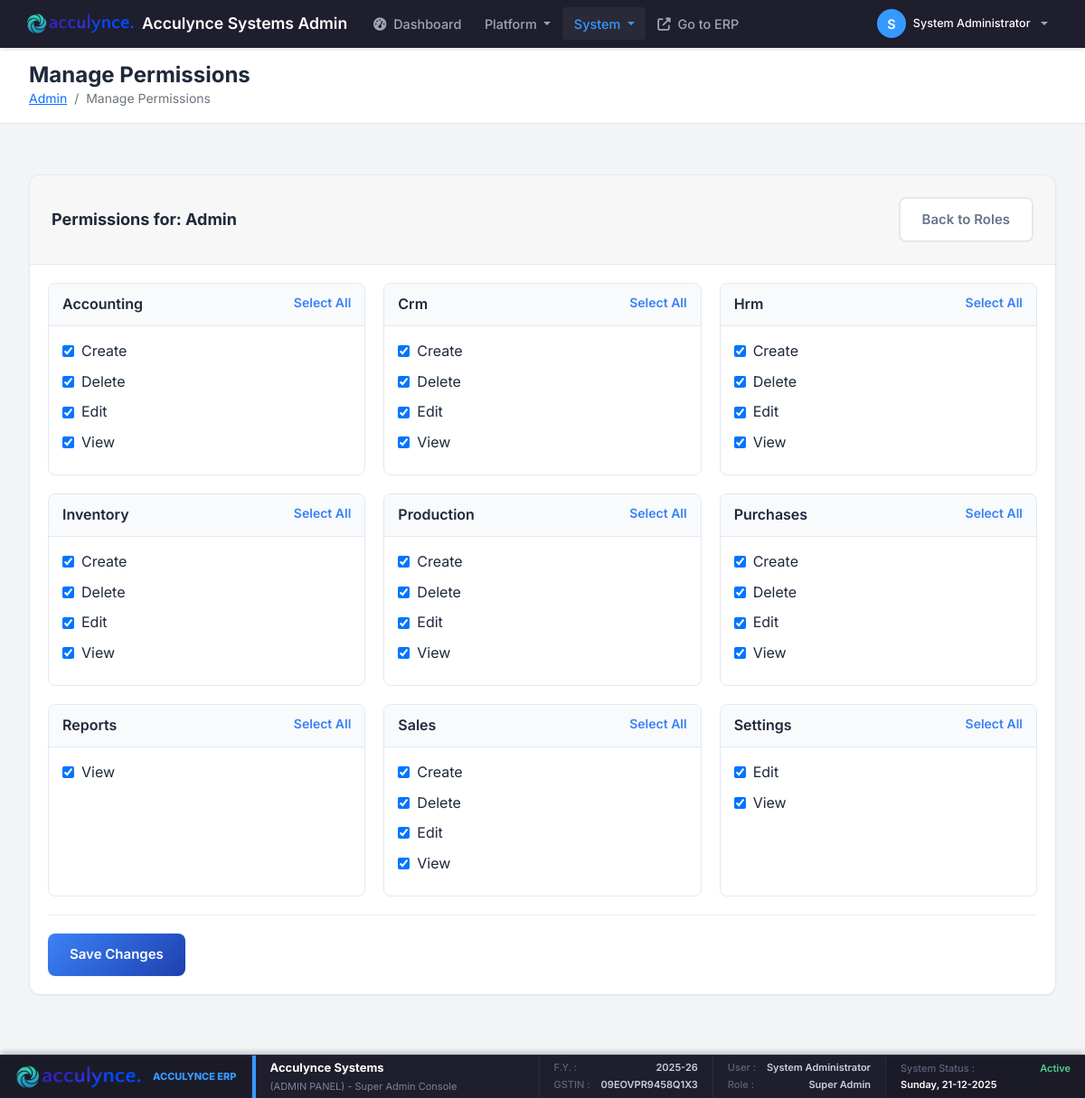
The app's page /modules/admin/permissions.php?role_id=2 (signed in) with its own data.
### tables this page shows
CREATE TABLE `company_settings` (
  `id` int(11) NOT NULL,
  `company_name` varchar(200) NOT NULL,
  `industry_type` varchar(100) DEFAULT NULL,
  `business_type` varchar(100) DEFAULT NULL,
  `app_name` varchar(100) DEFAULT NULL,
  `theme_color` varchar(20) DEFAULT '#3b82f6',
  `address_line1` varchar(200) DEFAULT NULL,
  `address_line2` varchar(200) DEFAULT NULL,
  `city` varchar(100) DEFAULT NULL,
  `state` varchar(100) DEFAULT NULL,
  `country` varchar(100) DEFAULT 'India',
  `postal_code` varchar(20) DEFAULT NULL,
  `phone` varchar(20) DEFAULT NULL,
  `email` varchar(100) DEFAULT NULL,
  `website` varchar(100) DEFAULT NULL,
  `gstin` varchar(20) DEFAULT NULL,
  `pan` varchar(20) DEFAULT NULL,
  `bank_name` varchar(100) DEFAULT NULL,
  `bank_account_number` varchar(50) DEFAULT NULL,
  `bank_ifsc` varchar(20) DEFAULT NULL,
  `bank_branch` varchar(100) DEFAULT NULL,
  `bank_account_holder` varchar(200) DEFAULT NULL,
  `logo_path` varchar(255) DEFAULT NULL,
  `terms_conditions` text DEFAULT NULL,
  `created_at` timestamp NOT NULL DEFAULT current_timestamp(),
  `updated_at` timestamp NOT NULL DEFAULT current_timestamp() ON UPDATE current_timestamp(),
  `financial_year_start` int(11) DEFAULT 4 COMMENT 'Month number (1-12) when financial year starts',
  `currency_code` varchar(10) DEFAULT 'INR',
  `currency_symbol` varchar(10) DEFAULT '₹',
  `date_format` varchar(20) DEFAULT 'd-m-Y',
  `timezone` varchar(50) DEFAULT 'Asia/Kolkata',
  `invoice_prefix` varchar(20) DEFAULT 'INV',
  `quotation_prefix` varchar(20) DEFAULT 'QT',
  `invoice_footer` text DEFAULT NULL COMMENT 'Footer text for invoices',
  `company_registration_number` varchar(100) DEFAULT NULL,
  `tax_registration_date` date DEFAULT NULL,
  `linkedin_url` varchar(255) DEFAULT NULL,
  `facebook_url` varchar(255) DEFAULT NULL,
  `twitter_url` varchar(255) DEFAULT NULL,
  `instagram_url` varchar(255) DEFAULT NULL,
  `smtp_host` varchar(100) DEFAULT NULL,
  `smtp_port` int(11) DEFAULT 587,
  `smtp_username` varchar(100) DEFAULT NULL,
  `smtp_password` varchar(255) DEFAULT NULL,
  `smtp_encryption` varchar(10) DEFAULT 'tls',
  `email_from_name` varchar(100) DEFAULT NULL,
  `email_from_address` varchar(100) DEFAULT NULL,
  `enable_email_notifications` tinyint(1) DEFAULT 1,
  `invoice_due_days` int(11) DEFAULT 30 COMMENT 'Default payment terms in days',
  `low_stock_threshold` int(11) DEFAULT 10,
  `enable_multi_currency` tinyint(1) DEFAULT 0,
  `enable_barcode` tinyint(1) DEFAULT 1,
  `backup_frequency` varchar(20) DEFAULT 'daily',
  `last_backup_date` datetime DEFAULT NULL,
  `print_logo_on_invoice` tinyint(1) DEFAULT 1,
  `is_gst_registered` tinyint(1) DEFAULT 0,
  `enable_einvoicing` tinyint(1) DEFAULT 0
);

CREATE TABLE `roles` (
  `id` int(11) NOT NULL,
  `company_id` int(11) DEFAULT NULL,
  `name` varchar(50) NOT NULL,
  `description` text DEFAULT NULL,
  `created_at` timestamp NOT NULL DEFAULT current_timestamp()
);

CREATE TABLE `permissions` (
  `id` int(11) NOT NULL,
  `module` varchar(50) NOT NULL,
  `action` varchar(50) NOT NULL,
  `description` text DEFAULT NULL
);

### classes/Database.php (called while the page is built, shortened)
<?php
class Database {
    private static $instance = null;
    private $connection;
    private function __construct() {
        try {
            $this->connection = new PDO(
                "mysql:host=" . DB_HOST . ";dbname=" . DB_NAME . ";charset=utf8mb4",
                DB_USER,
                DB_PASS,
                [
                    PDO::ATTR_ERRMODE => PDO::ERRMODE_EXCEPTION,
                    PDO::ATTR_DEFAULT_FETCH_MODE => PDO::FETCH_ASSOC,
                    PDO::ATTR_EMULATE_PREPARES => false
                ]
            );
        } catch(PDOException $e) {
            die("Database connection failed: " . $e->getMessage());
        }
    }
    public static function getInstance() {
        if (self::$instance === null) {
            self::$instance = new self();
        }
        return self::$instance;
    }
    public function query($sql, $params = []) {
        try {
            $stmt = $this->connection->prepare($sql);
            $stmt->execute($params);
            return $stmt;
        } catch(PDOException $e) {
            error_log("Query error: " . $e->getMessage());
            throw $e;
        }
    }
    public function fetchAll($sql, $params = []) {
        return $this->query($sql, $params)->fetchAll();
    }
    public function fetchOne($sql, $params = []) {
        return $this->query($sql, $params)->fetch();
    }
}

### classes/Auth.php (called while the page is built, shortened)
<?php
require_once __DIR__ . '/Database.php';
class Auth {
    public function isLoggedIn() {
        return isset($_SESSION['user_id']) && !empty($_SESSION['user_id']);
    }
    public function getCurrentUser() {
        if ($this->isLoggedIn()) {
            return [
                'id' => $_SESSION['user_id'],
                'username' => $_SESSION['username'],
                'full_name' => $_SESSION['full_name'],
                'email' => $_SESSION['email'],
                'avatar_path' => $_SESSION['avatar_path'] ?? null,
                'company_id' => $_SESSION['company_id'] ?? null,
                'roles' => $_SESSION['roles'] ?? []
            ];
        }
        return null;
    }
}

### modules/admin/permissions.php (the view, shortened to what this page needs)
<?php
$pageTitle = 'Manage Permissions';
$currentPage = 'roles';
require_once '../../includes/admin_layout.php';
$db = Database::getInstance();
$roleId = $_GET['role_id'] ?? null;
$role = $db->fetchOne("SELECT * FROM roles WHERE id = ?", [$roleId]);
$allPerms = $db->fetchAll("SELECT * FROM permissions ORDER BY module, action");
$groupedPerms = [];
foreach ($allPerms as $p) {
    $groupedPerms[$p['module']][] = $p;
}
$assigned = $db->fetchAll("SELECT permission_id FROM role_permissions WHERE role_id = ?", [$roleId]);
$assignedIds = array_column($assigned, 'permission_id');
?>
<div class="card">
    <div class="card-header">
        <div class="card-title">Permissions for: <?php echo htmlspecialchars($role['name']); ?></div>
        <a href="roles.php" class="btn btn-sm btn-secondary">Back to Roles</a>
    </div>
    <div style="padding: 20px;">
        <form method="POST">
            <div style="display: grid; grid-template-columns: repeat(auto-fill, minmax(300px, 1fr)); gap: 20px;">
                <?php foreach ($groupedPerms as $module => $perms): ?>
                    <div style="border: 1px solid #e2e8f0; border-radius: 8px; overflow: hidden; background: #fff;">
                        <div style="background: #f8fafc; padding: 10px 15px; font-weight: 600; border-bottom: 1px solid #e2e8f0; display: flex; justify-content: space-between;">
                            <span><?php echo ucfirst($module); ?></span>
                            <small style="cursor: pointer; color: #3b82f6;" onclick="toggleModule(this)">Select All</small>
                        </div>
                        <div style="padding: 15px;">
                            <?php foreach ($perms as $perm): ?>
                                <div style="margin-bottom: 8px;">
                                    <label style="display: flex; align-items: center; gap: 8px; cursor: pointer;">
                                        <input type="checkbox" name="permissions[]" value="<?php echo $perm['id']; ?>"
                                               <?php echo in_array($perm['id'], $assignedIds) ? 'checked' : ''; ?>>
                                        <span><?php echo ucfirst($perm['action']); ?></span>
                                    </label>
                                </div>
                            <?php endforeach; ?>
                        </div>
                    </div>
                <?php endforeach; ?>
            </div>
            <div style="margin-top: 20px; padding-top: 20px; border-top: 1px solid #eee;">
                <button type="submit" class="btn btn-primary">Save Changes</button>
            </div>
        </form>
    </div>
</div>
</div>
</main>
</div>
</body>
</html>

### includes/admin_layout.php (shortened to what this page needs)
<?php
require_once __DIR__ . '/../classes/Auth.php';
$auth = new Auth();
$auth->requireLogin();
$currentUser = $auth->getCurrentUser();
$pageTitle = isset($pageTitle) ? $pageTitle : 'Admin Panel';
$db = Database::getInstance();
$brandingSettings = $db->fetchOne("SELECT app_name, logo_path, theme_color, gstin, state FROM company_settings WHERE id = ? LIMIT 1", [$currentUser['company_id'] ?? 0]);
?>
<!DOCTYPE html>
<html lang="en">
<head>
    <link href="https://cdn.jsdelivr.net/npm/bootstrap@5.1.3/dist/css/bootstrap.min.css" rel="stylesheet">
    <link rel="stylesheet" href="<?php echo BASE_URL; ?>public/assets/css/style.css?v=<?php echo time(); ?>">
    <link rel="stylesheet" href="https://cdnjs.cloudflare.com/ajax/libs/font-awesome/6.4.0/css/all.min.css">
</head>
<body>
    <div class="dashboard-wrapper">
        <nav class="navbar navbar-expand-lg admin-navbar">
            <div class="container-fluid">
                <a class="navbar-brand" href="<?php echo MODULES_URL; ?>/admin/dashboard.php">
                    <?php if (!empty($brandingSettings['logo_path'])): ?>
                        <img src="<?php echo BASE_URL . $brandingSettings['logo_path']; ?>" alt="Logo">
                    <?php else: ?>
                        <i class="fas fa-shield-alt text-primary"></i>
                    <?php endif; ?>
                    <span>Acculynce Systems Admin</span>
                </a>
                <div class="collapse navbar-collapse" id="adminNavbar">
                    <ul class="navbar-nav me-auto mb-2 mb-lg-0">
                        <li class="nav-item">
                            <a class="nav-link <?php echo ($currentPage === 'dashboard') ? 'active' : ''; ?>" href="<?php echo MODULES_URL; ?>/admin/dashboard.php">
                                <i class="fas fa-tachometer-alt me-1"></i> Dashboard
                            </a>
                        </li>
                        <li class="nav-item dropdown">
                            <a class="nav-link dropdown-toggle <?php echo in_array($currentPage, ['users', 'companies', 'subscriptions', 'reports', 'tickets', 'inquiries']) ? 'active' : ''; ?>" href="#" id="platformDropdown" role="button" data-bs-toggle="dropdown" aria-expanded="false">
                                Platform
                            </a>
                        </li>
                        <li class="nav-item dropdown">
                            <a class="nav-link dropdown-toggle <?php echo in_array($currentPage, ['roles', 'audit_logs', 'export_data', 'broadcasts', 'settings', 'reset_database']) ? 'active' : ''; ?>" href="#" id="systemDropdown" role="button" data-bs-toggle="dropdown" aria-expanded="false">
                                System
                            </a>
                        </li>
                        <li class="nav-item">
                            <a class="nav-link" href="<?php echo MODULES_URL; ?>/dashboard/index.php" target="_blank">
                                <i class="fas fa-external-link-alt me-1"></i> Go to ERP
                            </a>
                        </li>
                    </ul>
                    <div class="user-menu-admin ms-auto">
                        <div class="dropdown">
                            <a class="nav-link dropdown-toggle d-flex align-items-center gap-2 p-0" href="#" role="button" data-bs-toggle="dropdown" aria-expanded="false">
                                <div class="user-avatar-sm">
                                    <?php echo strtoupper(substr($currentUser['full_name'], 0, 1)); ?>
                                </div>
                                <span class="d-none d-lg-block text-white small"><?php echo htmlspecialchars($currentUser['full_name']); ?></span>
                            </a>
                        </div>
                    </div>
                </div>
            </div>
        </nav>
        <main class="main-content">
            <div class="top-header-admin">
                <div class="header-left">
                    <h1 class="h4 mb-0"><?php echo $pageTitle; ?></h1>
                    <nav aria-label="breadcrumb">
                        <ol class="breadcrumb mb-0 small">
                            <li class="breadcrumb-item"><a href="<?php echo MODULES_URL; ?>/admin/dashboard.php">Admin</a></li>
                            <li class="breadcrumb-item active"><?php echo $pageTitle; ?></li>
                        </ol>
                    </nav>
                </div>
            </div>
            <div class="content-area">
    <?php
    $footerData = [];
    $curMonth = date('n');
    $curYear = date('Y');
    if ($curMonth >= 4) {
        if ($curYear + 1 == 2000) { $yPart = '00'; } else { $yPart = substr($curYear + 1, -2); }
        $footerData['fy'] = $curYear . '-' . $yPart;
    } else {
        $yPart = substr($curYear, -2);
        $footerData['fy'] = ($curYear - 1) . '-' . $yPart;
    }
    if (!empty($brandingSettings)) {
        $footerData['company_name'] = $brandingSettings['app_name'] ?? 'Acculynce Systems';
        $footerData['gst'] = $brandingSettings['gstin'] ?? 'Not Set';
        $footerData['state'] = $brandingSettings['state'] ?? 'Delhi';
    } else {
        $footerData['company_name'] = 'Acculynce Systems';
        $footerData['gst'] = 'N/A';
        $footerData['state'] = 'N/A';
    }
    $footerData['validity'] = 'Unlimited (Super Admin)';
    $footerData['company_id'] = 'ADMIN';
    ?>
    <div class="sticky-footer-admin">
        <div class="footer-box-admin brand-box-admin">
            <?php if (!empty($brandingSettings['logo_path'])): ?>
                <img src="<?php echo BASE_URL . $brandingSettings['logo_path']; ?>" alt="Logo" class="footer-logo-admin">
            <?php else: ?>
                <div class="footer-brand-text-admin">AC</div>
            <?php endif; ?>
            <div class="brand-details">
                <span style="font-weight: 800; font-size: 11px; color: #3699ff; text-transform: uppercase;">Acculynce ERP</span>
            </div>
        </div>
        <div class="footer-box-admin info-box-admin">
            <div class="info-row main">
                <?php echo htmlspecialchars($footerData['company_name']); ?>
            </div>
            <div class="info-row sub">
                (ADMIN PANEL) - Super Admin Console
            </div>
        </div>
        <div class="footer-box-admin fy-box-admin">
            <div class="info-row">
                <span class="label">F.Y. :</span> <span class="value"><?php echo $footerData['fy']; ?></span>
            </div>
            <div class="info-row">
                <span class="label">GSTIN :</span> <span class="value"><?php echo htmlspecialchars($footerData['gst']); ?></span>
            </div>
        </div>
        <div class="footer-box-admin user-box-admin">
            <div class="info-row">
                <span class="label">User :</span> <span class="value"><?php echo htmlspecialchars($currentUser['full_name']); ?></span>
            </div>
            <div class="info-row">
                <span class="label">Role :</span> <span class="value">Super Admin</span>
            </div>
        </div>
        <div class="footer-box-admin">
           <div class="info-row">
                <span class="label">System Status :</span> <span class="value" style="color: #50cd89;">Active</span>
            </div>
            <div class="info-row date-row">
                <span class="value"><?php echo date('l, d-m-Y'); ?></span>
            </div>
        </div>
    </div>

### records on screen
company_settings: logo_path (picture), gstin "09EOVPR9458Q1X3"
roles: name "Admin"
permissions: id "☑", action "Create"
permissions: id "☑", action "Delete"
permissions: id "☑", action "Edit"
permissions: id "☑", action "View"
permissions: id "☑", action "Create"
permissions: id "☑", action "Delete"
permissions: id "☑", action "Edit"
permissions: id "☑", action "View"
permissions: id "☑", action "Create"
permissions: id "☑", action "Delete"
permissions: id "☑", action "Edit"
permissions: id "☑", action "View"
permissions: id "☑", action "Create"
permissions: id "☑", action "Delete"
permissions: id "☑", action "Edit"
permissions: id "☑", action "View"
permissions: id "☑", action "Create"
permissions: id "☑", action "Delete"
permissions: id "☑", action "Edit"
permissions: id "☑", action "View"
permissions: id "☑", action "Create"
permissions: id "☑", action "Delete"
permissions: id "☑", action "Edit"
permissions: id "☑", action "View"
permissions: id "☑", action "View"
permissions: id "☑", action "Create"
permissions: id "☑", action "Delete"
permissions: id "☑", action "Edit"
permissions: id "☑", action "View"
permissions: id "☑", action "Edit"
permissions: id "☑", action "View"

### other values on screen
substr($currentUser['full_name'], 0, 1) "S"
$currentUser['full_name'] "System Administrator"
$pageTitle "Manage Permissions"
$footerData['company_name'] "Acculynce Systems"
$footerData['fy'] "2025-26"
$module "Accounting"
$module "Crm"
$module "Hrm"
$module "Inventory"
$module "Production"
$module "Purchases"
$module "Reports"
$module "Sales"
$module "Settings"
